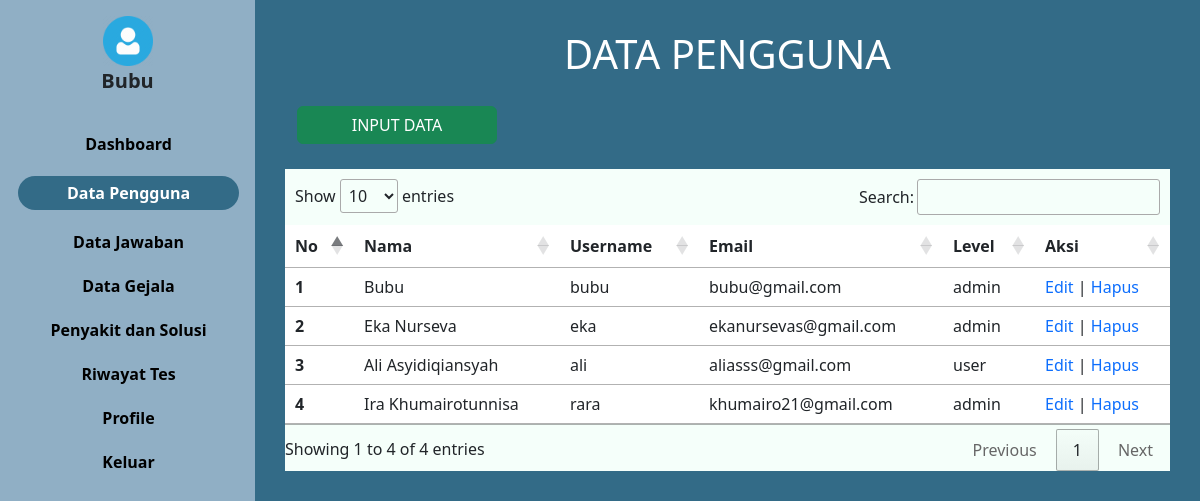
The page /pengguna.php (signed in) on the database as committed earlier.
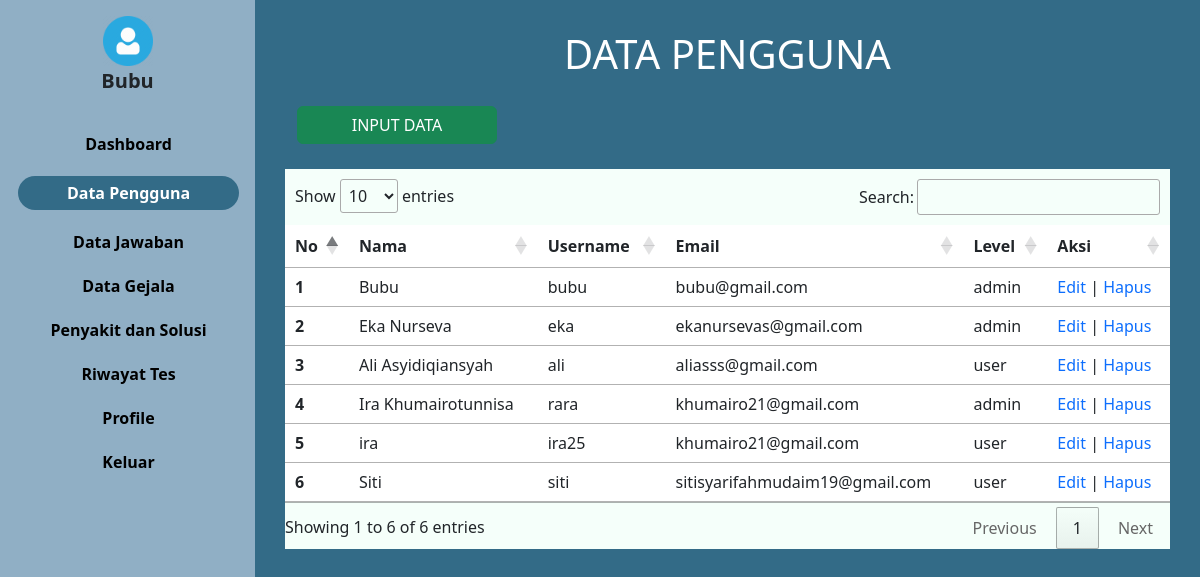
The same page on the database as committed later.
### tables this page shows
CREATE TABLE `user` (
  `iduser` int(15) NOT NULL,
  `username` varchar(30) NOT NULL,
  `password` varchar(100) NOT NULL,
  `nama` varchar(45) NOT NULL,
  `jk` char(2) NOT NULL,
  `tanggal_lahir` date NOT NULL,
  `email` varchar(30) NOT NULL,
  `level` varchar(10) NOT NULL,
  `foto` varchar(30) NOT NULL
);

### konek.php (called while the page is built, shortened)
<?php
$koneksi = mysqli_connect("localhost", "root", "", "mata");
function query($query)
{
    global $koneksi;
    $result = mysqli_query($koneksi, $query);
    $rows = [];
    while ($row = mysqli_fetch_assoc($result)) {
        $rows[] = $row;
    }
    return $rows;
}
function dekripsi($teks)
{
    $text = $teks;
    $kunci = 'mataRara';
    $key = hash('sha256', $kunci);
    $pkey = "123";
    $method = "aes-192-cfb1";
    $iv = substr(hash('sha256', $pkey), 0, 16);
    $dekripsi = base64_decode($text);
    $dekripsi = openssl_decrypt($dekripsi, $method, $key, 0, $iv);
    return $dekripsi;
}
?>

### pengguna.php (the view, shortened to what this page needs)
<?php
include("konek.php");
$id = dekripsi($_COOKIE['mataRara']);
$user = query("SELECT * FROM user WHERE iduser = $id")[0];
$data = query("SELECT * FROM user");
?>
<html lang="en">
<head>
  <link href="https://cdn.jsdelivr.net/npm/bootstrap@5.3.0/dist/css/bootstrap.min.css" rel="stylesheet"
>
  <link rel="stylesheet" href="https://cdn.datatables.net/1.13.4/css/jquery.dataTables.min.css">
  <link rel="stylesheet" href="style.css">
</head>
<body>
  <div class="main-container d-flex">
    <div class="sidebar px-3 pt-3">
      <div class="header pb-3">
        <img class="text-center" src="img/<?php echo $user['foto']; ?>"
          style="width: 50px; margin-right: auto; margin-left: auto; display: block;" alt="">
        <h5 class="offcanvas-title fw-bold text-center" style="margin-left: auto; font-size: 20px"
          id="offcanvasDarkLabel"><?php echo $user['nama']; ?></h5>
      </div>
      <ul>
        <li class=""> <a href="admin.php">Dashboard</a></li>
        <li class="active"><a href="pengguna.php">Data Pengguna</a></li>
        <li class=""> <a href="pertanyaan.php">Data Jawaban</a></li>
        <li class=""><a href="gejala.php">Data Gejala</a></li>
        <li class=""><a href="penyakit.php">Penyakit dan Solusi</a></li>
        <li class=""> <a href="riwayat.php">Riwayat Tes</a></li>
        <li class=""> <a href="profil.php">Profile</a></li>
        <li class=""> <a href="keluar.php">Keluar</a></li>
      </ul>
    </div>
    <div class="content" style="width: 100%;">
      <div class="container ">
        <h1 style="text-align:center; margin-top: 30px; color: white; padding: 0px 35px">DATA PENGGUNA</h1>
        <div class="row">
          <div class="col-6">
            <div class="input" style="margin-top: 20px">
              <a href="inputpengguna.php">
                <button class="btn btn-success" type="submit">INPUT DATA</button>
              </a>
            </div>
          </div>
        </div>
        <div class="row align-items-start text-center" style="margin-top: 15px">
          <table class="table" id="example">
            <thead>
              <tr>
                <th scope="col">No</th>
                <th scope="col">Nama</th>
                <th scope="col">Username</th>
                <th scope="col">Email</th>
                <th scope="col">Level</th>
                <th scope="col">Aksi</th>
              </tr>
            </thead>
            <tbody>
              <?php $i = 1;
              foreach ($data as $a):
                ?>
                <tr>
                  <th>
                    <?php echo $i; ?>
                  </th>
                  <td>
                    <?= $a['nama']; ?>
                  </td>
                  <td>
                    <?= $a['username']; ?>
                  </td>
                  <td>
                    <?= $a['email']; ?>
                  </td>
                  <td>
                    <?= $a['level']; ?>
                  </td>
                  <td>
                    <a style="text-decoration: none;" href="editpengguna.php?id= <?= $a['iduser']; ?>">Edit </a>
                    |
                    <a style="text-decoration: none;" href="delete_pengguna.php?id=<?= $a['iduser']; ?>"
                      onclick="return confirm('Apakah anda yakin ingin menghapus data?')">Hapus</a>
                  </td>
                </tr>
                <?php
                $i++;
              endforeach;
              ?>
            </tbody>
          </table>
        </div>
      </div>
    </div>
  </div>
</body>
</html>

### style.css (style rules this page uses)
body { background: #336B87; padding: 0; margin: 0; }
.sidebar { min-width: 255px; max-width: 255px; min-height: 100vh; background-color: #90AFC5; }
.sidebar ul { padding-left: 2px; text-align: center; }
.sidebar ul li a { font-weight: bold; color: black; font-size: auto; text-decoration: none; }
.sidebar ul li { margin-top: 20px; margin-bottom: 10px; list-style-type: none; }
.sidebar li.active { background: #336B87; width: auto; height: auto; padding: 5px 0; border-radius: 20px; }
.sidebar ul li.active a { color: white; font-size: auto; }
.container .row { box-sizing: border-box; padding: 0 30px; }
.container .row button { width: 50px; }
.container .row .col-6 .input button { width: 200px; }

Rows that differ between the two databases and show on the page:
added user: nama "ira", username "ira25", email "khumairo21@gmail.com", level "user"
added user: nama "Siti", username "siti", email "sitisyarifahmudaim19@gmail.com", level "user"
Other text that changed with them:
text written by a page script: "Show entries Search: Showing 1 to 4 of 4 entries Previous 1 Next" → "Show entries Search: Showing 1 to 6 of 6 entries Previous 1 Next"
